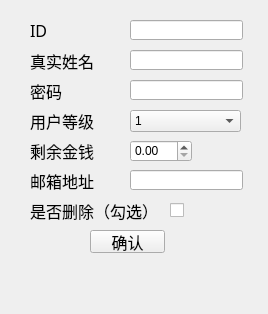
<?xml version="1.0" encoding="UTF-8"?>
<ui version="4.0">
 <class>change_user_info_widget</class>
 <widget class="QWidget" name="change_user_info_widget">
  <property name="geometry">
   <rect>
    <x>0</x>
    <y>0</y>
    <width>268</width>
    <height>314</height>
   </rect>
  </property>
  <property name="windowTitle">
   <string>Form</string>
  </property>
  <widget class="QLineEdit" name="RealName">
   <property name="geometry">
    <rect>
     <x>130</x>
     <y>50</y>
     <width>113</width>
     <height>20</height>
    </rect>
   </property>
   <property name="maxLength">
    <number>32767</number>
   </property>
  </widget>
  <widget class="QDoubleSpinBox" name="MoneyLeft">
   <property name="geometry">
    <rect>
     <x>130</x>
     <y>140</y>
     <width>62</width>
     <height>22</height>
    </rect>
   </property>
   <property name="maximum">
    <double>9999.000000000000000</double>
   </property>
  </widget>
  <widget class="QPushButton" name="ConFirm">
   <property name="geometry">
    <rect>
     <x>90</x>
     <y>230</y>
     <width>75</width>
     <height>23</height>
    </rect>
   </property>
   <property name="font">
    <font>
     <family>萝莉体 第二版</family>
     <pointsize>12</pointsize>
    </font>
   </property>
   <property name="text">
    <string>确认</string>
   </property>
  </widget>
  <widget class="QCheckBox" name="IfDelete">
   <property name="geometry">
    <rect>
     <x>170</x>
     <y>200</y>
     <width>71</width>
     <height>20</height>
    </rect>
   </property>
   <property name="text">
    <string/>
   </property>
  </widget>
  <widget class="QLabel" name="MoneyLeft_label">
   <property name="geometry">
    <rect>
     <x>30</x>
     <y>140</y>
     <width>91</width>
     <height>21</height>
    </rect>
   </property>
   <property name="font">
    <font>
     <family>萝莉体 第二版</family>
     <pointsize>12</pointsize>
    </font>
   </property>
   <property name="text">
    <string>剩余金钱</string>
   </property>
  </widget>
  <widget class="QLineEdit" name="Password">
   <property name="geometry">
    <rect>
     <x>130</x>
     <y>80</y>
     <width>113</width>
     <height>20</height>
    </rect>
   </property>
   <property name="maxLength">
    <number>32767</number>
   </property>
  </widget>
  <widget class="QLineEdit" name="ID">
   <property name="geometry">
    <rect>
     <x>130</x>
     <y>20</y>
     <width>113</width>
     <height>20</height>
    </rect>
   </property>
   <property name="maxLength">
    <number>32767</number>
   </property>
  </widget>
  <widget class="QLabel" name="IfDelete_label">
   <property name="geometry">
    <rect>
     <x>30</x>
     <y>200</y>
     <width>131</width>
     <height>21</height>
    </rect>
   </property>
   <property name="font">
    <font>
     <family>萝莉体 第二版</family>
     <pointsize>12</pointsize>
    </font>
   </property>
   <property name="text">
    <string>是否删除（勾选）</string>
   </property>
  </widget>
  <widget class="QLabel" name="ID_label">
   <property name="geometry">
    <rect>
     <x>30</x>
     <y>20</y>
     <width>91</width>
     <height>21</height>
    </rect>
   </property>
   <property name="font">
    <font>
     <family>萝莉体 第二版</family>
     <pointsize>12</pointsize>
    </font>
   </property>
   <property name="text">
    <string>ID</string>
   </property>
  </widget>
  <widget class="QLabel" name="RealName_label">
   <property name="geometry">
    <rect>
     <x>30</x>
     <y>50</y>
     <width>91</width>
     <height>21</height>
    </rect>
   </property>
   <property name="font">
    <font>
     <family>萝莉体 第二版</family>
     <pointsize>12</pointsize>
    </font>
   </property>
   <property name="text">
    <string>真实姓名</string>
   </property>
  </widget>
  <widget class="QLabel" name="Rank_label">
   <property name="geometry">
    <rect>
     <x>30</x>
     <y>110</y>
     <width>91</width>
     <height>21</height>
    </rect>
   </property>
   <property name="font">
    <font>
     <family>萝莉体 第二版</family>
     <pointsize>12</pointsize>
    </font>
   </property>
   <property name="text">
    <string>用户等级</string>
   </property>
  </widget>
  <widget class="QLabel" name="Password_label">
   <property name="geometry">
    <rect>
     <x>30</x>
     <y>80</y>
     <width>91</width>
     <height>21</height>
    </rect>
   </property>
   <property name="font">
    <font>
     <family>萝莉体 第二版</family>
     <pointsize>12</pointsize>
    </font>
   </property>
   <property name="text">
    <string>密码</string>
   </property>
  </widget>
  <widget class="QLabel" name="Mailbox_label">
   <property name="geometry">
    <rect>
     <x>30</x>
     <y>170</y>
     <width>91</width>
     <height>21</height>
    </rect>
   </property>
   <property name="font">
    <font>
     <family>萝莉体 第二版</family>
     <pointsize>12</pointsize>
    </font>
   </property>
   <property name="text">
    <string>邮箱地址</string>
   </property>
  </widget>
  <widget class="QLineEdit" name="Mailbox">
   <property name="geometry">
    <rect>
     <x>130</x>
     <y>170</y>
     <width>113</width>
     <height>20</height>
    </rect>
   </property>
   <property name="maxLength">
    <number>32767</number>
   </property>
   <property name="clearButtonEnabled">
    <bool>false</bool>
   </property>
  </widget>
  <widget class="QComboBox" name="Rank">
   <property name="geometry">
    <rect>
     <x>130</x>
     <y>110</y>
     <width>111</width>
     <height>22</height>
    </rect>
   </property>
   <item>
    <property name="text">
     <string>1</string>
    </property>
   </item>
   <item>
    <property name="text">
     <string>2</string>
    </property>
   </item>
   <item>
    <property name="text">
     <string>3</string>
    </property>
   </item>
  </widget>
 </widget>
 <resources/>
 <connections/>
</ui>
